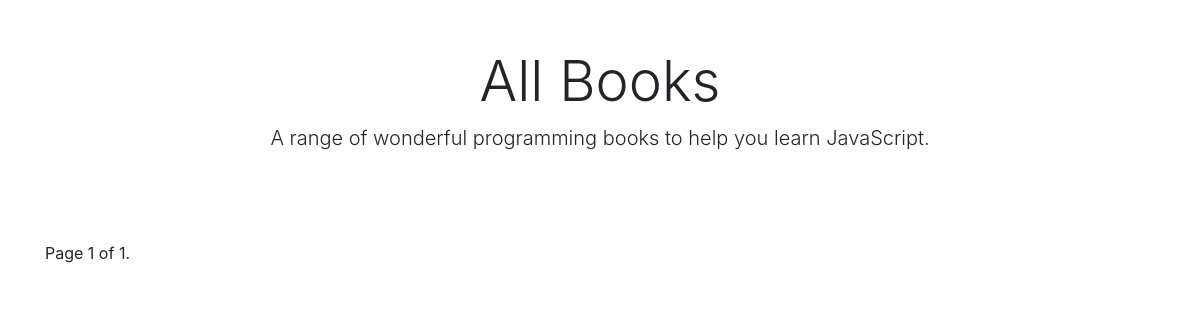
Before: /book/index with the older database file.
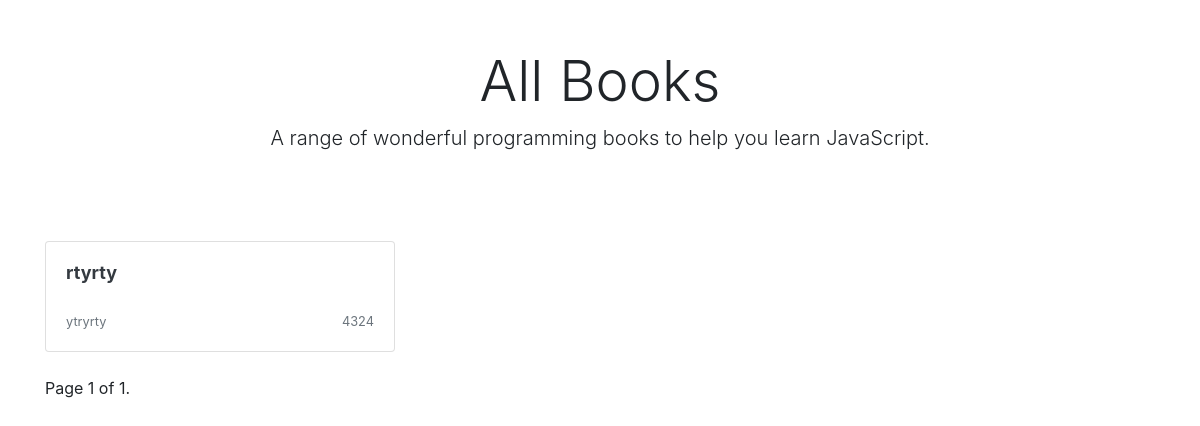
After: the same page with the newer database file.
### book/models.py (models this page shows, shortened)
class Books(models.Model):
    title = models.CharField(max_length=100)
    slug = models.SlugField(null=True)
    genre = models.CharField(max_length=100)
    author = models.CharField(max_length=100)
    isbn = models.IntegerField()
    count = models.IntegerField(null=True, default=0)

### book/views.py (the view)
# urls.py: path('index', IndexView.as_view(), name = 'index'),
class IndexView(ListView):
    model = Books
    template_name = "home.html"
    context_object_name = "books" # you should know what is the defualt value for this
    paginate_by = 4 # got to html for this class to add back and forward arrow - show the doc for this
    def get_queryset(self):
        return Books.objects.all()

### book/templates/home.html (shortened to what this page needs)
{% extends "base.html" %}
{% block content %}
<div class="container">
    <div class="px-3 py-3 pt-md-5 pb-md-4 mx-auto text-center">
        <h1 class="display-4">All Books</h1>
        <p class="lead">A range of wonderful programming books to help you learn JavaScript.</p>
    </div>
    <div class="py-5">
        <div class="row">
            {% for book in books %}
            <div class="col-md-4">
                <a class="text-dark" href="{% url 'book:book-detail' slug=book.slug %}">
                    <div class="card mb-4 box-shadow">
                        <div class="card-body">
                            <h2 style="font-size:18px;font-weight:bold;min-height:42px;">
                                {{book.title|truncatechars:50}}</h2>
                            <div class="d-flex justify-content-between align-items-center">
                                <small class="text-muted">{{book.genre}}</small>
                                <small class="text-muted">{{book.isbn}}</small>
                            </div>
                        </div>
                    </div>
                </a>
            </div>
            {% endfor %}
            </div>
            <div class="row">
                <div class="col-12">
                    <span class="step-links">
                        <span class="current">
                            Page {{ page_obj.number }} of {{ page_obj.paginator.num_pages }}.
                        </span>
                    </span>
                </div>
        </div>
    </div>
</div>
{% endblock %}

Changed rows visible on the page:
added Books: title "rtyrty", genre "ytryrty", isbn "4324"
